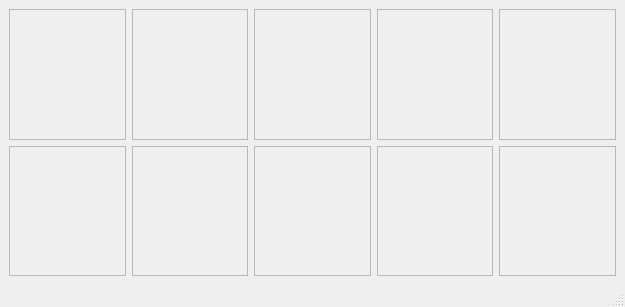
<?xml version="1.0" encoding="UTF-8"?>
<ui version="4.0">
 <class>MultiWindow</class>
 <widget class="QMainWindow" name="MultiWindow">
  <property name="geometry">
   <rect>
    <x>0</x>
    <y>0</y>
    <width>625</width>
    <height>307</height>
   </rect>
  </property>
  <property name="windowTitle">
   <string>MainWindow</string>
  </property>
  <property name="windowName" stdset="0">
   <string>MultiWindow</string>
  </property>
  <widget class="QWidget" name="centralwidget">
   <layout class="QGridLayout" name="gridLayout">
    <item row="0" column="2">
     <widget class="Node" name="frame_03">
      <property name="frameShape">
       <enum>QFrame::StyledPanel</enum>
      </property>
      <property name="frameShadow">
       <enum>QFrame::Raised</enum>
      </property>
      <property name="simulationMode" stdset="0">
       <bool>true</bool>
      </property>
      <property name="macAddress" stdset="0">
       <string>DF:03:AA:40:DE:FF</string>
      </property>
     </widget>
    </item>
    <item row="0" column="3">
     <widget class="Node" name="NODE_04">
      <property name="frameShape">
       <enum>QFrame::StyledPanel</enum>
      </property>
      <property name="frameShadow">
       <enum>QFrame::Raised</enum>
      </property>
      <property name="simulationMode" stdset="0">
       <bool>true</bool>
      </property>
      <property name="macAddress" stdset="0">
       <string>DF:04:AA:40:DE:FF</string>
      </property>
     </widget>
    </item>
    <item row="1" column="6">
     <widget class="Node" name="NODE_10">
      <property name="frameShape">
       <enum>QFrame::StyledPanel</enum>
      </property>
      <property name="frameShadow">
       <enum>QFrame::Raised</enum>
      </property>
      <property name="simulationMode" stdset="0">
       <bool>true</bool>
      </property>
      <property name="macAddress" stdset="0">
       <string>DF:10:AA:40:DE:FF</string>
      </property>
     </widget>
    </item>
    <item row="0" column="1">
     <widget class="Node" name="NODE_02">
      <property name="frameShape">
       <enum>QFrame::StyledPanel</enum>
      </property>
      <property name="frameShadow">
       <enum>QFrame::Raised</enum>
      </property>
      <property name="simulationMode" stdset="0">
       <bool>true</bool>
      </property>
      <property name="macAddress" stdset="0">
       <string>DF:02:AA:40:DE:FF</string>
      </property>
     </widget>
    </item>
    <item row="1" column="0">
     <widget class="Node" name="NODE_06">
      <property name="frameShape">
       <enum>QFrame::StyledPanel</enum>
      </property>
      <property name="frameShadow">
       <enum>QFrame::Raised</enum>
      </property>
      <property name="simulationMode" stdset="0">
       <bool>true</bool>
      </property>
      <property name="macAddress" stdset="0">
       <string>DF:06:AA:40:DE:FF</string>
      </property>
     </widget>
    </item>
    <item row="1" column="2">
     <widget class="Node" name="NODE_08">
      <property name="frameShape">
       <enum>QFrame::StyledPanel</enum>
      </property>
      <property name="frameShadow">
       <enum>QFrame::Raised</enum>
      </property>
      <property name="simulationMode" stdset="0">
       <bool>true</bool>
      </property>
      <property name="macAddress" stdset="0">
       <string>DF:08:AA:40:DE:FF</string>
      </property>
     </widget>
    </item>
    <item row="0" column="0">
     <widget class="Node" name="NODE_01">
      <property name="frameShape">
       <enum>QFrame::StyledPanel</enum>
      </property>
      <property name="frameShadow">
       <enum>QFrame::Raised</enum>
      </property>
      <property name="simulationMode" stdset="0">
       <bool>true</bool>
      </property>
      <property name="macAddress" stdset="0">
       <string>DF:01:AA:40:DE:FF</string>
      </property>
     </widget>
    </item>
    <item row="1" column="1">
     <widget class="Node" name="NODE_07">
      <property name="frameShape">
       <enum>QFrame::StyledPanel</enum>
      </property>
      <property name="frameShadow">
       <enum>QFrame::Raised</enum>
      </property>
      <property name="simulationMode" stdset="0">
       <bool>true</bool>
      </property>
      <property name="macAddress" stdset="0">
       <string>DF:07:AA:40:DE:FF</string>
      </property>
     </widget>
    </item>
    <item row="0" column="6">
     <widget class="Node" name="NODE_05">
      <property name="frameShape">
       <enum>QFrame::StyledPanel</enum>
      </property>
      <property name="frameShadow">
       <enum>QFrame::Raised</enum>
      </property>
      <property name="simulationMode" stdset="0">
       <bool>true</bool>
      </property>
      <property name="macAddress" stdset="0">
       <string>DF:05:AA:40:DE:FF</string>
      </property>
     </widget>
    </item>
    <item row="1" column="3">
     <widget class="Node" name="NODE_09">
      <property name="frameShape">
       <enum>QFrame::StyledPanel</enum>
      </property>
      <property name="frameShadow">
       <enum>QFrame::Raised</enum>
      </property>
      <property name="simulationMode" stdset="0">
       <bool>true</bool>
      </property>
      <property name="macAddress" stdset="0">
       <string>DF:09:AA:40:DE:FF</string>
      </property>
     </widget>
    </item>
   </layout>
  </widget>
  <widget class="QMenuBar" name="menubar">
   <property name="geometry">
    <rect>
     <x>0</x>
     <y>0</y>
     <width>625</width>
     <height>20</height>
    </rect>
   </property>
  </widget>
  <widget class="QStatusBar" name="statusbar"/>
 </widget>
 <customwidgets>
  <customwidget>
   <class>Node</class>
   <extends>QFrame</extends>
   <header>Node/node.h</header>
   <container>1</container>
  </customwidget>
 </customwidgets>
 <resources/>
 <connections/>
</ui>
